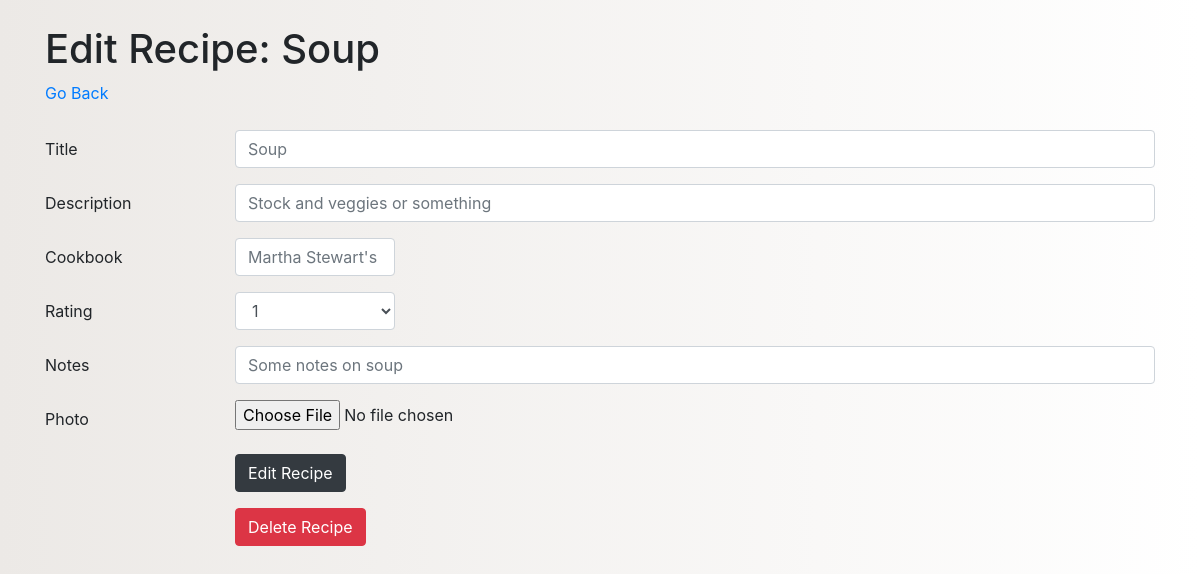
/edit_recipe/3, run on an earlier commit of the app's database.
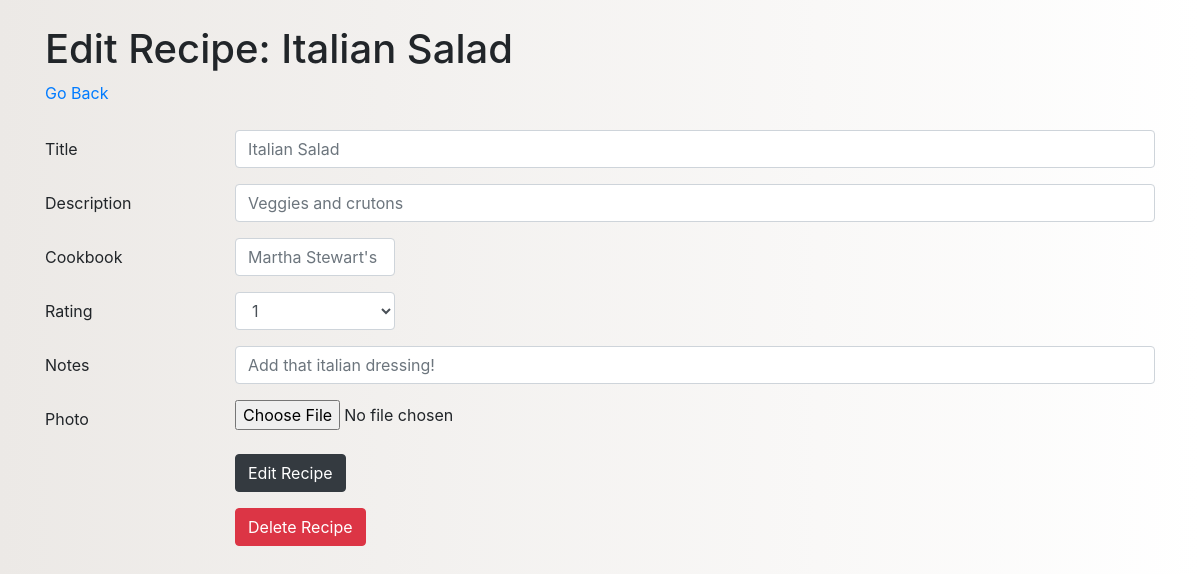
And on a later commit of the database.
### recipe_db/models.py (models this page shows)
class Recipe(models.Model):
    title = models.CharField(max_length=100)
    description = models.CharField(max_length=255)
    book = models.ForeignKey(Book, related_name="recipes", on_delete=models.CASCADE)
    rating = models.CharField(max_length=1, null=True)
    notes = models.TextField()
    photo = models.FileField(upload_to="images", null=True, blank=True)
    poster = models.ForeignKey(User, related_name="posted_recipes", on_delete=models.CASCADE)
    objects = RecipeManager()
    created_at = models.DateTimeField(auto_now_add=True)
    updated_at = models.DateTimeField(auto_now=True)

class Book(models.Model):
    title = models.CharField(max_length=100)
    created_at = models.DateTimeField(auto_now_add=True)
    updated_at = models.DateTimeField(auto_now=True)

### recipe_db/views.py (the view)
# urls.py: path('edit_recipe/<int:id>', views.render_edit_form),
def render_edit_form(request, id):
    context = {
        'curr_recipe': Recipe.objects.get(id=id)
    }
    return render(request, 'edit_recipe.html', context)

### recipe_db/templates/edit_recipe.html (shortened to what this page needs)
<!DOCTYPE html>
<html lang="en">
<head>
    <link rel="stylesheet" href="https://stackpath.bootstrapcdn.com/bootstrap/4.5.0/css/bootstrap.min.css">
    {% load static %}
    <link rel="stylesheet" href="{% static 'css/add_recipe.css' %}">
</head>
<body>
    <div class="container">
        <div id="header">
            <h1>Edit Recipe: {{curr_recipe.title}}</h1>
            <a href="/profile/{{request.session.id}}" class="btn-link">Go Back</a>
        </div>
        <div class="form">
            <form action="/process_recipe_edit/{{curr_recipe.id}}" method="post" enctype="multipart/form-data">
                <div class="form-group row">
                    <label class="col-sm-2 col-form-label" for="title">Title</label>
                    <div class="col-sm-10">
                        <input class="form-control" placeholder="{{curr_recipe.title}}" type="text" name="title" id="title">
                    </div>
                </div>
                <div class="form-group row">
                    <label class="col-sm-2 col-form-label" for="desc">Description</label>
                    <div class="col-sm-10">
                        <input class="form-control" placeholder="{{curr_recipe.description}}" type="text" name="desc" id="desc">
                    </div>
                </div>
                <div class="form-group row">
                    <label class="col-sm-2 col-form-label" for="book">Cookbook</label>
                    <div class="col-sm-2">
                        <input type="text" id="book" class="form-control" name="book" placeholder="{{curr_recipe.book.title}}" list="books" />
                    </div>
                </div>
                <div class="form-group row">
                    <label class="col-sm-2 col-form-label" for="book">Rating</label>
                    <div class="col-sm-2">
                        <select class="form-control" name="rating">
                            <option value="1">1</option>
                        </select>
                    </div>
                </div>
                <div class="form-group row">
                    <label class="col-sm-2 col-form-label" for="notes">Notes</label>
                    <div class="col-sm-10">
                        <input class="form-control" placeholder="{{curr_recipe.notes}}" type="text" name="notes" id="notes">
                    </div>
                </div>
                <div class="form-group row">
                    <label class="col-sm-2 col-form-label" for="photo">Photo</label>
                    <div class="col-sm-10">
                        <input class="form-control-file" placeholder="Change Photo" type="file" name="photo" id="photo">
                    </div>
                </div>
                <div class="form-group row">
                    <div class="col-sm-10 offset-sm-2">
                      <button type="submit" class="btn btn-dark">Edit Recipe</button>
                    </div>
                </div>
            </form>
            <form action="/delete_recipe/{{curr_recipe.id}}" method="post">
                <div class="form-group row">
                    <div class="col-sm-10 offset-sm-2">
                    <button type="submit" class="btn btn-danger">Delete Recipe</button>
                    </div>
                </div>
            </form>
        </div>
    </div>
</body>
</html>

What changed in the data, as far as the page shows it:
changed Recipe "Martha Stewart's Kitchen": title "Soup" → "Italian Salad"; desc "Stock and veggies or something" → "Veggies and crutons"; notes "Some notes on soup" → "Add that italian dressing!"
